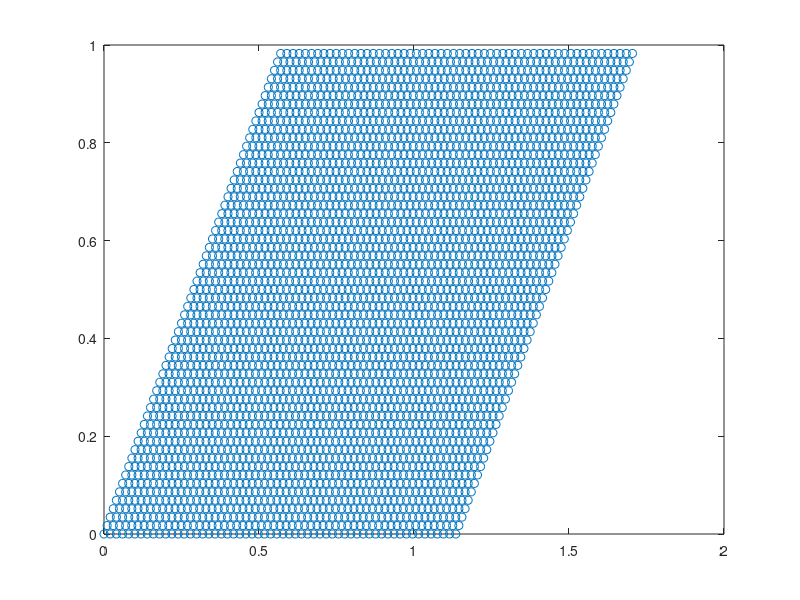
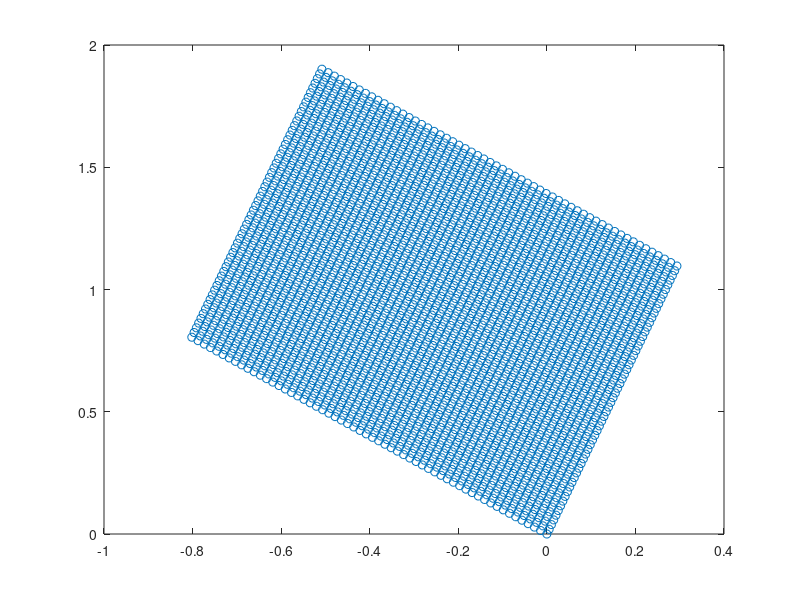

MATLAB code for these plots, in order: (Note: this script raises an error after producing the figures.)
close all
clear all
clc
% simulate 10 x 10 box
global gridscale thresh  

thresh = 0.25;
gridscale = 2;
% the actual grid scale is: gridscale*2/sqrt(3) - this is the reciprocal
% lattice

x = linspace(0, 9.9, 100) ;
y = x ; 
[X,Y] = meshgrid(x,y) ; 

r0 = pi/3;
shiftx_0_1 = 0;
shifty_0_1 = 0;

shift_xy = zeros(2, 1);

r_xy = -r0 + 3*pi/4;%the cosine starts with pi/4 shifts and the reciprocal lattice is pi/2 from the original lattice 
dx = 0.02;
max_x = 2/sqrt(3);%because of the gridscale/ actual grid scale ratio (reciprocal lattice)
max_y = max_x*sqrt(3) / 2;
dy = dx* sqrt(3) / 2;
shift_vec_x1 = linspace(0, max_x -dx , ceil(max_x/dx)) ;
shift_vec_y1 = linspace(0, max_y -dy, ceil(max_y/dy)) ;
[shift_vecX,shift_vecY] = meshgrid(shift_vec_x1,shift_vec_y1); 

cellx = length(shift_vec_x1);
celly = length(shift_vec_y1);

for y = 2:celly
    shift_vecX(y,:) = shift_vecX(y,:) + dx*(y-1)/2;
end

figure(1000)
plot(shift_vecX(:),shift_vecY(:), 'o')

R = [cos(r_xy) -sin(r_xy); sin(r_xy) cos(r_xy)];
XYshift = [shift_vecX(:) shift_vecY(:)];     
rotXYshift = XYshift*R'; 

figure(1001)
plot(rotXYshift(:, 1), rotXYshift(:, 2), 'o')

n_cells = cellx * celly;

grid_cells_env1 = zeros(n_cells, 100, 100);

n = 1;
for s1 = 1:n_cells
        shift_xy(1) = rotXYshift(s1, 1);
        shift_xy(2) = rotXYshift(s1, 2);
        grid_cell = grid_firing_rate_map(X, Y, shift_xy, r0, shiftx_0_1, shifty_0_1);
        grid_cells_env1(n, :, :) = grid_cell;

        if n<=25
            figure(1)
            subplot(5, 5, n)
            imagesc(grid_cell)
           % colorbar
            title(n)
        end

        n = n + 1;

end

mean_all1 = squeeze(mean(grid_cells_env1));

figure(100)
subplot(2,1,1)
imagesc(squeeze(grid_cells_env1(1,:,:)))
title('cell env 1')
colorbar
subplot(2,1,2)
imagesc(mean_all1)
title('mean env 1')
colorbar

c11 = corrcoef(reshape(grid_cells_env1, n_cells, 10000)');
figure(10)
imagesc(c11)
colorbar

figure(10000)
subplot(2,2,1)
imagesc(X(:), Y(:), squeeze(grid_cells_env1(1,:,:)))
colorbar
title('1')
subplot(2,2,3)
imagesc(X(:), Y(:), squeeze(grid_cells_env1(5,:,:)))
colorbar
title('5')
subplot(2,2,2)
imagesc(X(:), Y(:), squeeze(grid_cells_env1(120,:,:)))
colorbar
title('120')
subplot(2,2,4)
imagesc(X(:), Y(:), squeeze(grid_cells_env1(1,:,:)) + squeeze(grid_cells_env1(120,:,:)))
colorbar
title('1 + 120')


function Zr = rotate(theta, X, Y)
global gridscale 
    R = [cos(theta) -sin(theta); sin(theta) cos(theta)];
    XY = [X(:) Y(:)];     
    rotXY = XY*R';
    Xr = reshape(rotXY(:,1), size(X,1), []);
    Yr = reshape(rotXY(:,2), size(Y,1), []);
    Zr = cos((2*pi/gridscale) * ((Xr + Yr)/sqrt(2))) ;    
end

function grid_cell = grid_firing_rate_map(X, Y, shift_xy, r0, shiftx_0, shifty_0)
global gridscale thresh
    X = X + (shift_xy(1) + shiftx_0)*(gridscale);
    Y = Y + (shift_xy(2) + shifty_0)*(gridscale);

    Z = rotate(r0, X, Y);

    theta = pi/3 + r0;
    Zr1 = rotate(theta, X, Y);

    theta = 2*pi/3 + r0;
    Zr2 = rotate(theta, X, Y);

    grid_cell = (1/3)*(Z + Zr1 + Zr2);% + 0.5;%0.5*( Z + Zr1); %
    grid_cell(grid_cell<thresh) = 0;
end